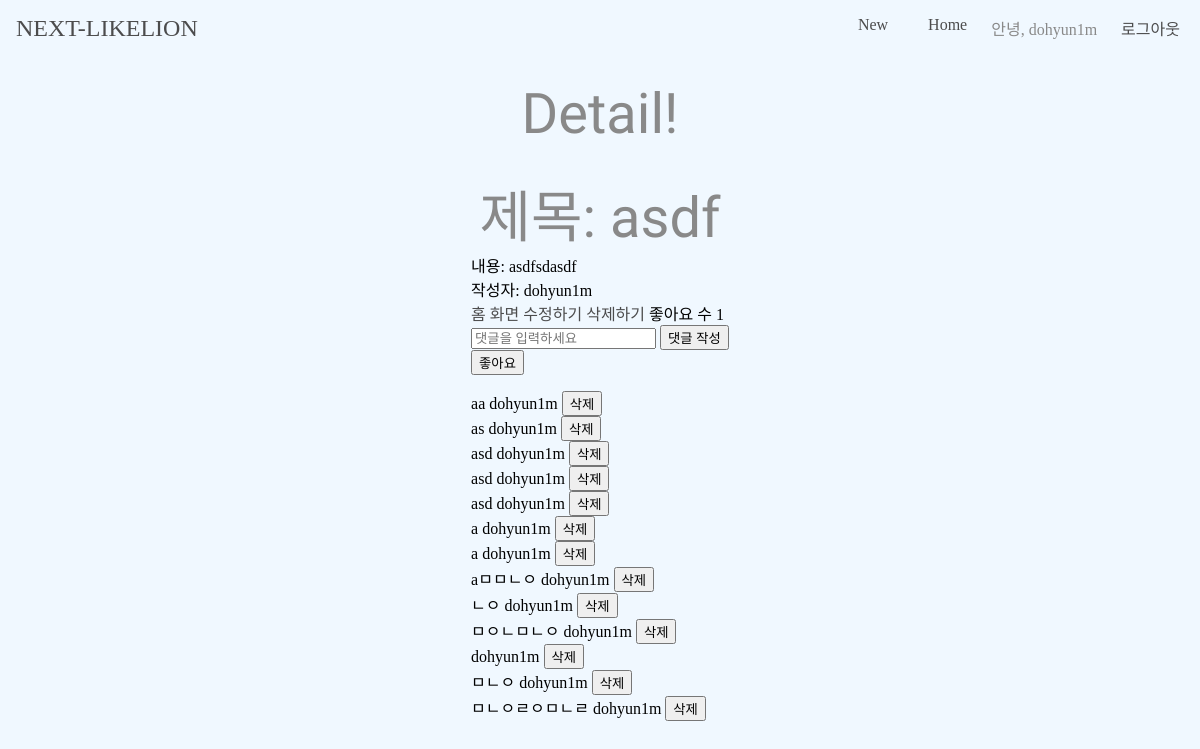
Screenshot of /detail/1 (signed in) with the database file from the repository.
### app/models.py (models this page shows, shortened)
class Post(models.Model):
   title = models.CharField(max_length=50)
   content = models.TextField()
   author = models.ForeignKey(User, on_delete=models.CASCADE, related_name='posts', default=1)

class Comment(models.Model):
   post = models.ForeignKey(Post, on_delete=models.CASCADE, related_name='comments')
   content = models.TextField()
   author = models.ForeignKey(User, on_delete=models.CASCADE, related_name='comments')

### app/views.py (the view, shortened to what this page needs)
# urls.py: path('detail/<int:post_pk>', views.detail, name='detail'),
@login_required(login_url="/registration/login/")
def detail(request, post_pk):
   post = Post.objects.get(pk=post_pk)
   return render(request, 'detail.html', {'post':post})

### app/templates/detail.html (shortened to what this page needs)
{% extends 'base.html' %} {% block title %} Detail!{% endblock %} {% block css%} {% load static %}
<link rel="stylesheet" type="text/css" href="{% static 'detail.css' %}" />
{% endblock %} {% block content %}
<div class="post-detail-container">
    <div class="title">제목: {{post.title}}</div>
    <div class="content">내용: {{post.content}}</div>
    <div class="author">작성자: {{post.author.username}}</div>
    <div class="actions">
        <a href="{% url 'home' %}">홈 화면</a>
        {% if user.is_authenticated and user.pk == post.author.pk %}
        <a href="{% url 'edit' post.pk %}">수정하기</a>
        <a href="{% url 'delete' post.pk %}">삭제하기</a>
        {% endif %}
        <span class="post-like-count">좋아요 수 {{ post.likes.count }}</span>
    </div>
    <div class="comment-section">
        <input type="text" id="new-comment-content" placeholder="댓글을 입력하세요" />
        <button class="comment-submit-btn">댓글 작성</button>
    </div>
    <button class="like-btn">좋아요</button>
    <ul class="comment-list">
        {% for comment in post.comments.all %}
        <li id="comment-{{ comment.pk }}">
            <span class="comment-content">{{comment.content}}</span>
            <span class="comment-author">{{comment.author.username}}</span>
            {% if user.pk == comment.author.pk and user.is_authenticated %}
            <button class="comment-delete-btn" data-comment-id="{{ comment.pk }}">삭제</button>
            {% endif %}
        </li>
        {% endfor %}
    </ul>
</div>
{% endblock %}

### app/templates/base.html (shortened to what this page needs)
<!DOCTYPE html>
<html lang="en">
  <head>
    {% load static %}
    <link rel="stylesheet" type="text/css" href="{% static 'base.css' %}" />
    {% block css %} {% endblock css %}
  </head>
  <body>
    <nav id="navbar">
      <div class="navbar__logo">
        <a href="#">NEXT-LIKELION</a>
      </div>
      <ul class="navbar__menu">
        <li class="navbar__menu__item">
          <a href="{% url 'new' %}">New</a>
        </li>
        <li class="navbar__menu__item">
          <a href="{% url 'home' %}">Home</a>
        </li>
        {% if user.is_authenticated %}
        <span class="navbar__menu__item">안녕, {{user.username}}</span>
        <li class="navbar__menu__item">
          <a href="{% url 'logout'%}">로그아웃</a>
        </li>
        {% endif %}
      </ul>
    </nav>
    <div class="title">{% block title %} {% endblock title %}</div>
    <div class="container">{% block content %} {% endblock content %}</div>
  </body>
</html>

### app/static/base.css (style rules this page uses)
:root { --color-white: #ffffff; --color-dark-grey: #8f8f8f; --color-light-grey: #ebebeb; --color-blue: #668efd; --color-black: #4c4c4d; --font-large: 48px; --font-medium: 28px; --font-regular: 18px; --font-small: 16px; --font-micro: 14px; --weight-bold: 700; --weight-semi-bold: 500; --weight-regular: 400; --size-border-radius: 4px; }
body { margin: 0; width: 100%; background-color: aliceblue; }
.title { text-align: center; margin-top: 25px; font-size: 3.5rem; color: #898989; font-family: "Koulen", cursive; }
.container { width: 100%; display: flex; justify-content: center; }
a { text-decoration: none; color: var(--color-black); }
ul { list-style: none; padding-left: 0; }
#navbar { width: 100%; display: flex; justify-content: space-between; align-items: center; transition: all 300ms ease-in-out; z-index: 1; color: #898989; }
.navbar__logo { padding: 8px 16px; font-size: 24px; }
.navbar__menu { display: flex; padding-left: 0; }
.navbar__menu .navbar__menu__item { margin: 0 4px; cursor: pointer; color: #898989; }
.navbar__menu .navbar__menu__item a { padding: 8px 16px; }

### app/static/detail.css (style rules this page uses)
body { margin:0; width: 100%; background-color:aliceblue; }
.title { text-align:center; margin-top:25px; font-size:3.5rem; color:#898989; font-family: 'Koulen', cursive; }
.container { width:100%; display:flex; justify-content: center; }
li > a { text-decoration:none; }

### rows the page displays
Post: title "asdf", content "asdfsdasdf", author.username "dohyun1m", likes.count "1"
Comment: content "aa", author.username "dohyun1m"
Comment: content "as", author.username "dohyun1m"
Comment: content "asd", author.username "dohyun1m"
Comment: content "asd", author.username "dohyun1m"
Comment: content "asd", author.username "dohyun1m"
Comment: content "a", author.username "dohyun1m"
Comment: content "a", author.username "dohyun1m"
Comment: content "aㅁㅁㄴㅇ", author.username "dohyun1m"
Comment: content "ㄴㅇ", author.username "dohyun1m"
Comment: content "ㅁㅇㄴㅁㄴㅇ", author.username "dohyun1m"
Comment: author.username "dohyun1m"
Comment: content "ㅁㄴㅇ", author.username "dohyun1m"
Comment: content "ㅁㄴㅇㄹㅇㅁㄴㄹ", author.username "dohyun1m"

### other values shown
{{ user.username }} "dohyun1m"
